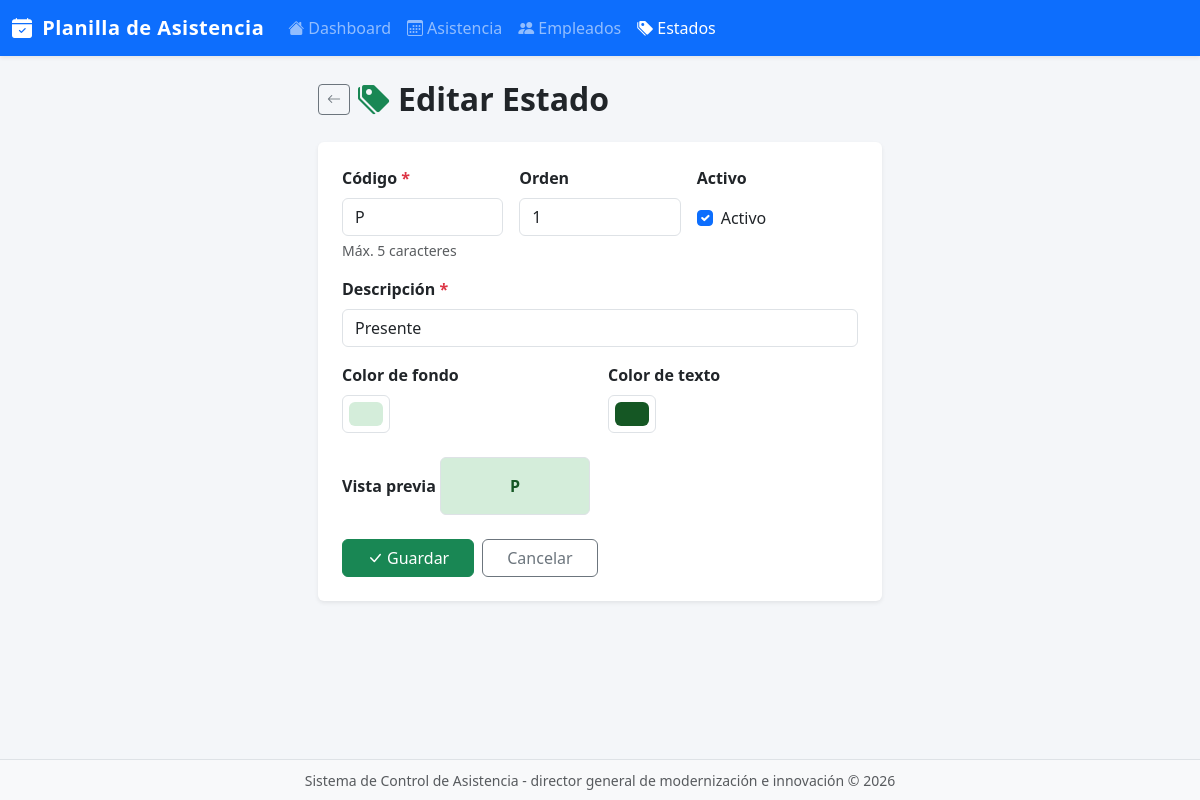
The page /estados/1/editar/ on the database its author committed.
### app/asistencia/models.py (models this page shows, shortened)
class EstadoAsistencia(models.Model):
    codigo = models.CharField(max_length=5, unique=True)
    descripcion = models.CharField(max_length=100)
    color_fondo = models.CharField(max_length=7, default="#FFFFFF")
    color_texto = models.CharField(max_length=7, default="#000000")
    orden = models.PositiveIntegerField(default=0)
    activo = models.BooleanField(default=True)
    created_at = models.DateTimeField(auto_now_add=True)
    updated_at = models.DateTimeField(auto_now=True)
    class Meta:
        ordering = ['orden', 'codigo']
        verbose_name = "Estado de Asistencia"
        verbose_name_plural = "Estados de Asistencia"

### app/asistencia/views.py (the view)
# urls.py: path('estados/<int:pk>/editar/', views.estados_editar, name='estados_editar'),
def estados_editar(request, pk):
    estado = get_object_or_404(EstadoAsistencia, pk=pk)
    if request.method == 'POST':
        form = EstadoAsistenciaForm(request.POST, instance=estado)
        if form.is_valid():
            form.save()
            messages.success(request, 'Estado actualizado exitosamente.')
            return redirect('estados_lista')
    else:
        form = EstadoAsistenciaForm(instance=estado)
    return render(request, 'asistencia/estados/form.html', {
        'form': form,
        'titulo': 'Editar Estado',
        'estado': estado,
    })

### app/asistencia/forms.py
class EstadoAsistenciaForm(forms.ModelForm):
    class Meta:
        model = EstadoAsistencia
        fields = ['codigo', 'descripcion', 'color_fondo', 'color_texto', 'orden', 'activo']
        widgets = {
            'codigo': forms.TextInput(attrs={'class': 'form-control', 'placeholder': 'Ej: P, TA, AS'}),
            'descripcion': forms.TextInput(attrs={'class': 'form-control', 'placeholder': 'Ej: Presente'}),
            'color_fondo': forms.TextInput(attrs={'type': 'color', 'class': 'form-control form-control-color'}),
            'color_texto': forms.TextInput(attrs={'type': 'color', 'class': 'form-control form-control-color'}),
            'orden': forms.NumberInput(attrs={'class': 'form-control', 'min': 0}),
            'activo': forms.CheckboxInput(attrs={'class': 'form-check-input'}),
        }
        labels = {
            'codigo': 'Código',
            'descripcion': 'Descripción',
            'color_fondo': 'Color de fondo',
            'color_texto': 'Color de texto',
            'orden': 'Orden',
            'activo': 'Activo',
        }

### app/asistencia/templates/asistencia/estados/form.html (shortened to what this page needs)
{% extends 'asistencia/base.html' %}
{% block content %}
<div class="row justify-content-center">
  <div class="col-12 col-md-8 col-lg-6">
    <div class="d-flex align-items-center gap-2 mb-4">
      <a href="{% url 'estados_lista' %}" class="btn btn-sm btn-outline-secondary">
        <i class="bi bi-arrow-left"></i>
      </a>
      <h2 class="fw-bold mb-0">
        <i class="bi bi-tags-fill me-2 text-success"></i>{{ titulo }}
      </h2>
    </div>
    <div class="card border-0 shadow-sm">
      <div class="card-body p-4">
        <form method="post" novalidate>
          <div class="row g-3 mb-3">
            <div class="col-4">
              <label for="{{ form.codigo.id_for_label }}" class="form-label fw-semibold">
                Código <span class="text-danger">*</span>
              </label>
              {{ form.codigo }}
              <div class="form-text">Máx. 5 caracteres</div>
            </div>
            <div class="col-4">
              <label for="{{ form.orden.id_for_label }}" class="form-label fw-semibold">Orden</label>
              {{ form.orden }}
            </div>
            <div class="col-4 d-flex flex-column">
              <label class="form-label fw-semibold">Activo</label>
              <div class="form-check mt-2">
                {{ form.activo }}
                <label class="form-check-label" for="{{ form.activo.id_for_label }}">Activo</label>
              </div>
            </div>
          </div>
          <div class="mb-3">
            <label for="{{ form.descripcion.id_for_label }}" class="form-label fw-semibold">
              Descripción <span class="text-danger">*</span>
            </label>
            {{ form.descripcion }}
          </div>
          <div class="row g-3 mb-4">
            <div class="col-6">
              <label for="{{ form.color_fondo.id_for_label }}" class="form-label fw-semibold">
                Color de fondo
              </label>
              <div class="d-flex align-items-center gap-2">
                {{ form.color_fondo }}
              </div>
            </div>
            <div class="col-6">
              <label for="{{ form.color_texto.id_for_label }}" class="form-label fw-semibold">
                Color de texto
              </label>
              <div class="d-flex align-items-center gap-2">
                {{ form.color_texto }}
              </div>
            </div>
          </div>
          <div class="mb-4">
            <label class="form-label fw-semibold">Vista previa</label>
            <div class="p-3 rounded border" id="preview-box" style="font-weight: 600; font-size: 1rem; display: inline-block; min-width: 150px; text-align: center;">
            </div>
          </div>
          <div class="d-flex gap-2">
            <button type="submit" class="btn btn-success px-4">
              <i class="bi bi-check-lg me-1"></i>Guardar
            </button>
            <a href="{% url 'estados_lista' %}" class="btn btn-outline-secondary px-4">
              Cancelar
            </a>
          </div>
        </form>
      </div>
    </div>
  </div>
</div>
{% endblock %}

### app/asistencia/templates/asistencia/base.html (style rules this page uses)
body { background-color: #f4f6f9; min-height: 100vh; display: flex; flex-direction: column; }

### rows shown on the page
EstadoAsistencia: codigo "P", orden "1", activo "☑", descripcion "Presente", color_fondo "#d4edda", color_texto "#155724"

### other values the page prints
{{ titulo }} "Editar Estado"
